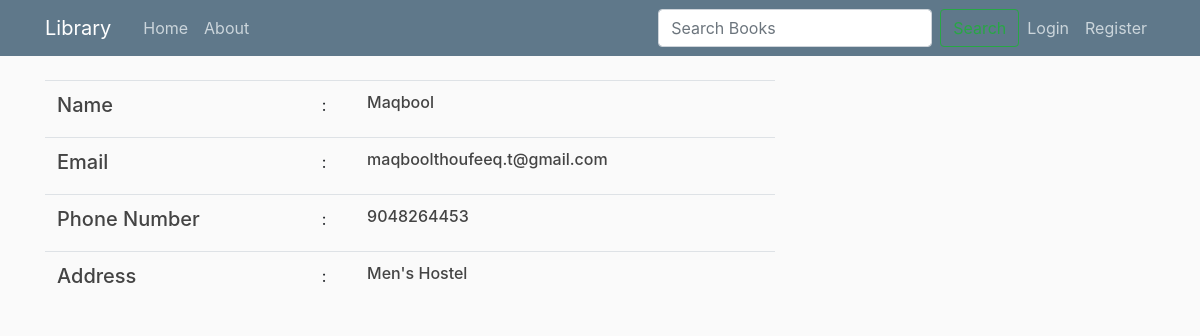
Screenshot of /post/9048264453 with the database file from the repository.
### blog/models.py (models this page shows, shortened)
class BookIssue(models.Model):
    issue_name = models.CharField(max_length=100,null=False)
    issue_email = models.EmailField(max_length=254)
    issue_phone_number = models.CharField(default="",max_length=10)
    issue_address = models.TextField(max_length=300)
    issued_book = models.CharField(default="",max_length=100)

### blog/views.py (the view)
# urls.py: path('post/<str:issue_phone_number>',IssuerDetails.as_view(), name='issuer-detail'),
class IssuerDetails(ListView):
    def get_queryset(self):
        model = BookIssue.objects.filter(issue_phone_number=self.kwargs.get("issue_phone_number"))
        return model
    template_name = 'blog/issuer_details.html'
    context_object_name = 'model'

### templates/blog/issuer_details.html
{% extends "blog/base.html" %}
{% block content %}
    <table class="table">
      <tbody>
{% for m in model %}
  {% if forloop.first %}
          <tr>
            <td> <h5>Name </h5> </td> <td> : </td>
            <td> <h6>{{ m.issue_name }}</h6> </td>
          </tr>
          <tr>
            <td> <h5>Email </h5> </td> <td> : </td>
            <td> <h6>{{ m.issue_email }}</h6> </td>
          </tr>
          <tr>
            <td> <h5>Phone Number </h5> </td> <td> : </td>
            <td> <h6>{{ m.issue_phone_number }}</h6> </td>
          </tr>
          <tr>
            <td> <h5>Address </h5> </td> <td> : </td>
            <td> <h6>{{ m.issue_address }}</h6> </td>
          </tr>
  {% endif %}
{% endfor %}
      </tbody>
    </table>
{% endblock %}

### static/blog/main.css (style rules this page uses)
body { background: #fafafa; color: #333333; margin-top: 5rem; }
h1, h2, h3, h4, h5, h6 { color: #444444; }

### rows the page displays
BookIssue: issue_name "Maqbool", issue_email "maqboolthoufeeq.t@gmail.com", issue_phone_number "9048264453", issue_address "Men's Hostel"
